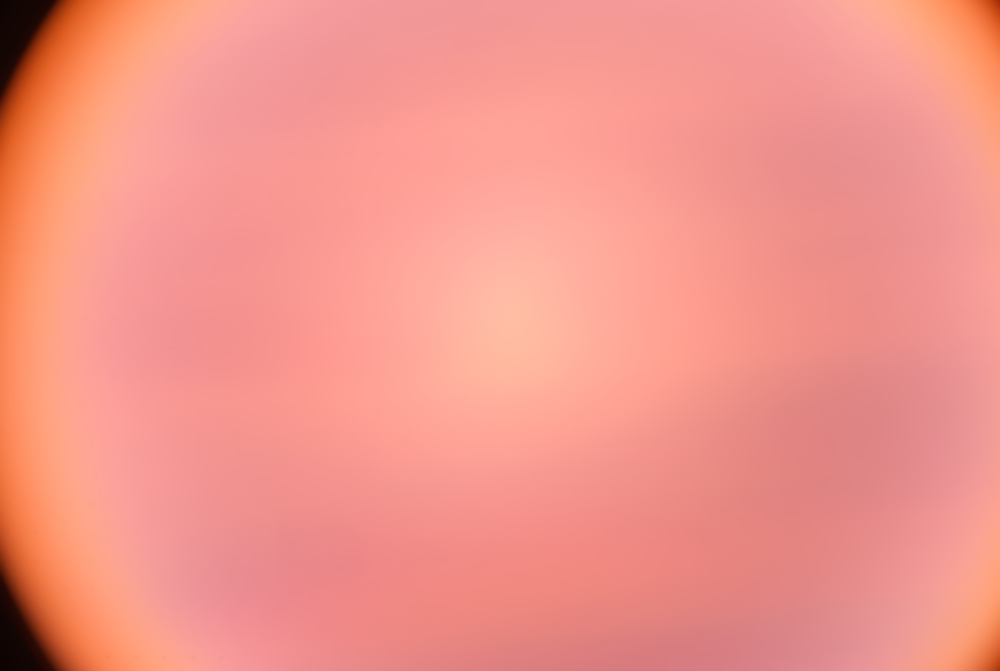
#> input picture App/Flatfields/flatfield_2x_high_smoothed.png, 1000 x 671 px, shrunk from 5440 x 3648 before the run
$ python wafer_detection.py
#> lines starting #> are read from the running program, lines starting #| are printed output that depends on the picture
import os
import cv2
import numpy as np
import matplotlib.pyplot as plt
from tkinter import filedialog
from scipy.signal import find_peaks

def wafer_filter(image, threshold=None, sample=30, display=False):

    if image is None or image.ndim != 3 or image.shape[2] < 3:
        raise ValueError("wafer_filter requires a BGR color image.")

    non_black_mask = np.any(image[:, :, :3] != 0, axis=2)

    if (display):
        plt.imshow(cv2.cvtColor(image, cv2.COLOR_BGR2RGB))
        plt.axis("off")
        plt.show()

    if not np.any(non_black_mask):
        return np.zeros(image.shape[:2], dtype=np.uint8)

    if threshold is None:
        sample = max(1, int(sample))
        sampled_image = image[::sample, ::sample]
        sampled_mask = non_black_mask[::sample, ::sample]
        values = sampled_image[:, :, 0][sampled_mask]

        if values.size == 0:
            values = image[:, :, 0][non_black_mask]

        hist = np.bincount(values, minlength=256)
        threshold = threshold_after_highest_peak(hist, display=display)
        #print("Threshold:", threshold)

    blue = image[:, :, 0]

    binary = ((blue >= threshold) & non_black_mask).astype(np.uint8) * 255
    h, w = binary.shape[:2]

    if (display):
        plt.imshow(cv2.cvtColor(binary, cv2.COLOR_GRAY2RGB))
        plt.axis("off")
        plt.show()

    #binary_rgb = cv2.cvtColor(binary, cv2.COLOR_GRAY2RGB)

    return binary

def threshold_after_highest_peak(hist, smoothing=30, min_prominence=0.05, display=True):

    if smoothing > 1:
        hist = np.convolve(hist, np.ones(smoothing)/smoothing, mode='same')

    abs_prominence = min_prominence * np.max(hist)

    peaks, _ = find_peaks(hist, prominence=abs_prominence)

    if display:
        plt.figure(figsize=(10,5))
        plt.bar(np.arange(256), hist, width=1, color='lightgray', label='Raw histogram')
        plt.plot(hist, color='blue', linewidth=2, label='Smoothed histogram')
        plt.scatter(peaks, hist[peaks], color='red', s=50, label='Peaks')
        plt.xlabel('Blue Intensity')
        plt.ylabel('Pixel Count')
        plt.title('Histogram of Blue Channel (Smoothed)')
        plt.legend()
        plt.show()

    if len(peaks) == 1:
        if peaks[0] < 75: return 256
        else: return 0
    elif len(peaks) == 0: return 0

    top_two_peaks = np.sort(peaks)[-2:] if len(peaks) > 1 else peaks

    threshold = (top_two_peaks[0] + top_two_peaks[1]) // 2

    if display:
        x = np.arange(256)
        plt.figure()
        plt.bar(
            x[:threshold],
            hist[:threshold],
        )
        plt.bar(
            x[threshold:],
            hist[threshold:],
        )
        plt.axvline(threshold)
        plt.xlabel("Blue Intensity")
        plt.ylabel("Pixel Count")
        plt.title(f"Histogram with Threshold = {threshold}")
        plt.show()

    return threshold

def find_wafers(filter_map, true_map):
    binary_map = (filter_map > 0).astype("uint8") * 255
    contours, _ = cv2.findContours(binary_map, cv2.RETR_EXTERNAL, cv2.CHAIN_APPROX_SIMPLE)

    filtered_contours = [c for c in contours if cv2.contourArea(c) >= 1000]

    wafers = []

    for _, contour in enumerate(filtered_contours):
        x, y, w, h = cv2.boundingRect(contour)
        wafers.append((x,y,w,h))
        cv2.rectangle(true_map, (x, y), (x+w, y+h), (255,255,0), 5)
    return wafers, true_map

def select_and_filter_map():
    map_path = filedialog.askopenfilename(
        title="Select Map Image",
        filetypes=[
            ("Image files", "*.png *.jpg *.jpeg *.bmp *.tif *.tiff"),
            ("All files", "*.*"),
        ],
    )
#> the answer given: ../Flatfields/flatfield_2x_high_smoothed.png

    if not map_path:
        return None

    map_image = cv2.imread(map_path, cv2.IMREAD_COLOR)
#> map_image is the input picture: shape (671, 1000, 3); mean B, G, R 138.3, 148.5, 242.1
    if map_image is None:
        raise ValueError(f"Could not read map image: {map_path}")

    filtered_map = wafer_filter(map_image, display=False)
#> in wafer_filter, `non_black_mask = np.any(image[:, :, :3] != 0, axis=2)`: non_black_mask: shape (671, 1000) bool; every value is 1
#> in wafer_filter, `sampled_image = image[::sample, ::sample]`:
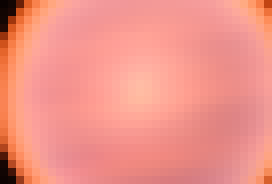
#> sampled_image: shape (23, 34, 3) (shown 8 times larger); mean B, G, R 136.4, 147.1, 240.4
#> in wafer_filter, `sampled_mask = non_black_mask[::sample, ::sample]`: sampled_mask: shape (23, 34) bool; every value is 1
#> in wafer_filter, `values = sampled_image[:, :, 0][sampled_mask]`: values = 782 values, max 165 at index 357, min 1 at index 0, mean 136.4
#> in wafer_filter, `hist = np.bincount(values, minlength=256)`: hist = 256 values, max 44 at index 149, min 0 at index 0, mean 3.05
#> in threshold_after_highest_peak, `hist = np.convolve(hist, np.ones(smoothing)/smoothing, mode='same')`: hist = 256 values, max 21.17 at index 141, min 0 at index 181, mean 3.04
#> in threshold_after_highest_peak, `abs_prominence = min_prominence * np.max(hist)`: abs_prominence = 1.06
#> in threshold_after_highest_peak, `peaks, _ = find_peaks(hist, prominence=abs_prominence)`: peaks = [142]
#> in wafer_filter, `threshold = threshold_after_highest_peak(hist, display=display)`: threshold = 0
#> in wafer_filter, `blue = image[:, :, 0]`:
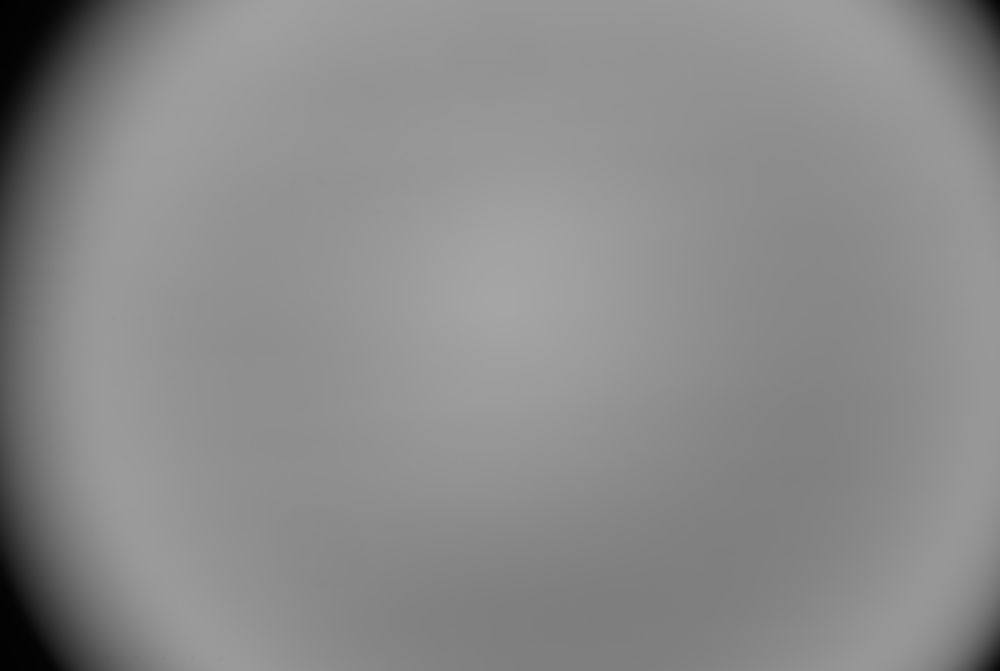
#> blue: shape (671, 1000); min 1, max 166, mean 138.3
#> in wafer_filter, `binary = ((blue >= threshold) & non_black_mask).astype(np.uint8) * 255`: binary: shape (671, 1000); every value is 255

    map_name = os.path.splitext(os.path.basename(map_path))[0]
    save_path = filedialog.asksaveasfilename(
        title="Save Filtered Map",
        initialdir=os.path.dirname(map_path),
        initialfile=f"{map_name}_filtered.png",
        defaultextension=".png",
        filetypes=[
            ("PNG image", "*.png"),
            ("Bitmap image", "*.bmp"),
            ("TIFF image", "*.tif *.tiff"),
        ],
    )

    if save_path:
        if not cv2.imwrite(save_path, filtered_map):
            raise OSError(f"Could not save filtered map to: {save_path}")
        print(f"Filtered map saved to: {save_path}")

    fig, axes = plt.subplots(1, 2, figsize=(14, 7))
    fig.suptitle(os.path.basename(map_path))

    axes[0].imshow(cv2.cvtColor(map_image, cv2.COLOR_BGR2RGB))
    axes[0].set_title("Original Map")
    axes[0].axis("off")

    axes[1].imshow(filtered_map, cmap="gray", vmin=0, vmax=255)
    axes[1].set_title("Filtered Map")
    axes[1].axis("off")

    plt.tight_layout()
    plt.show()
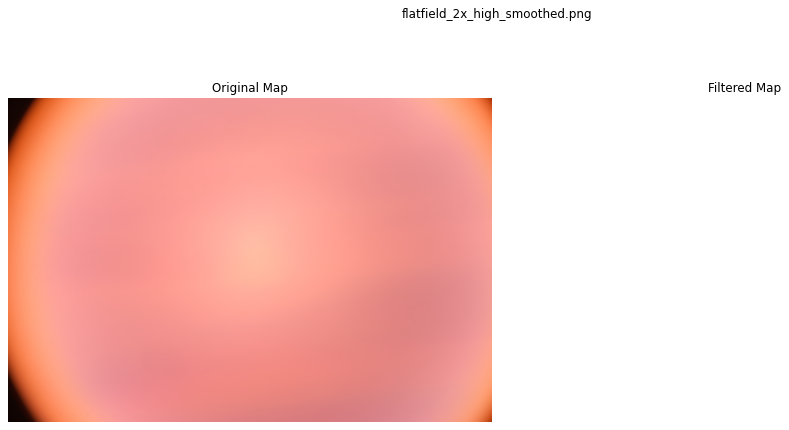
#> figure drawn by matplotlib, 2 panels

    return filtered_map

if __name__ == "__main__":
    select_and_filter_map()
